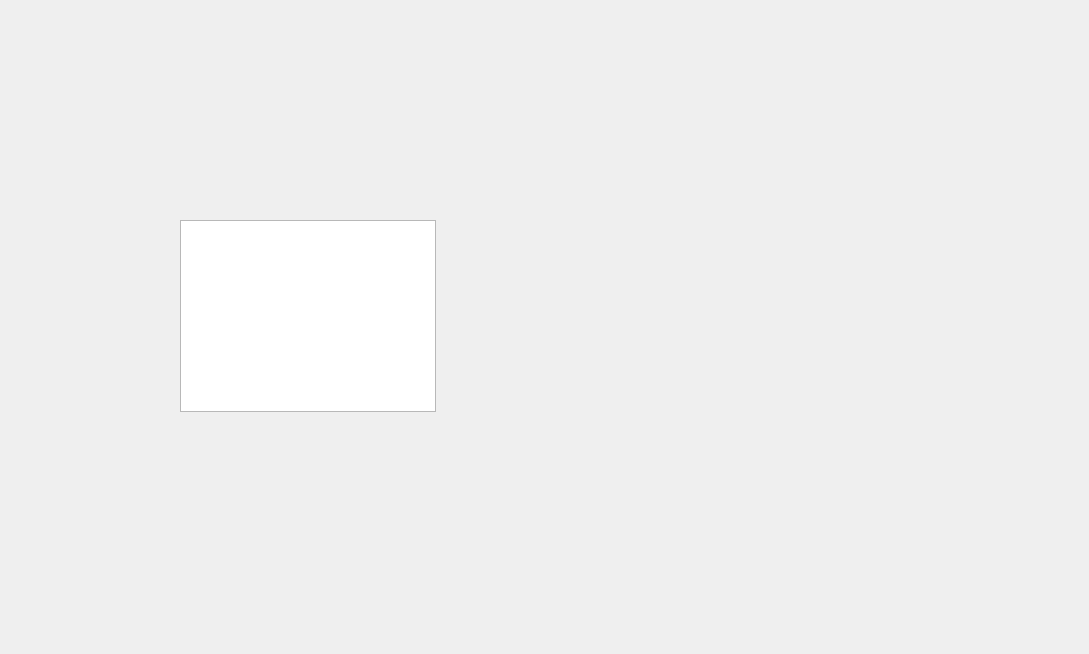
<?xml version="1.0" encoding="UTF-8"?>
<ui version="4.0">
 <class>question</class>
 <widget class="QDialog" name="question">
  <property name="geometry">
   <rect>
    <x>0</x>
    <y>0</y>
    <width>1089</width>
    <height>654</height>
   </rect>
  </property>
  <property name="windowTitle">
   <string>Dialog</string>
  </property>
  <widget class="QListView" name="listView">
   <property name="geometry">
    <rect>
     <x>180</x>
     <y>220</y>
     <width>256</width>
     <height>192</height>
    </rect>
   </property>
  </widget>
 </widget>
 <resources/>
 <connections/>
</ui>
